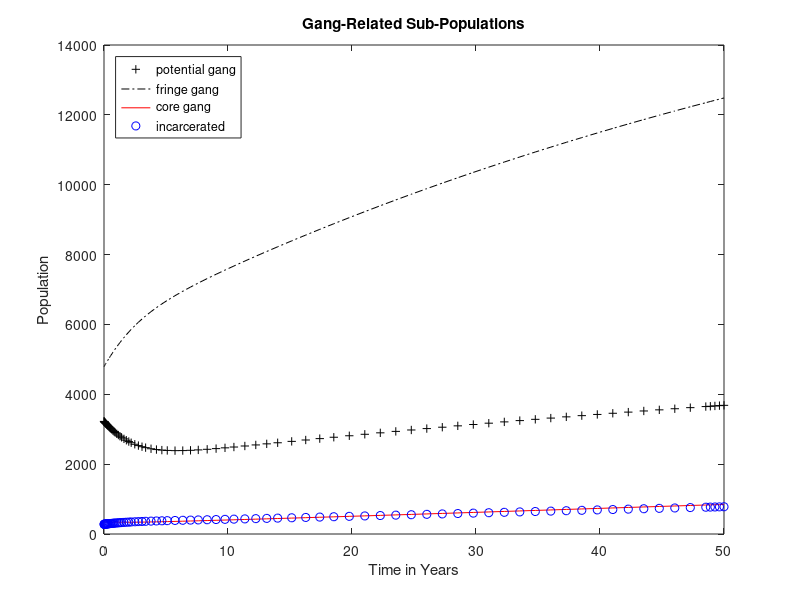

Recreate this plot in MATLAB.
%%  GANG MODEL 
clear all;close all; format long;
%% ASSIGN RATE CONSTANTS
delta = 0.02; lambda = 0.053; sigma=.08; gamma=.6;
A = 324; q = .0145; Beta1 = 0.71; Beta2 = 0.21;
alpha = 0.1265; Phi = 0.115; f = 0.44; rho = 0.2;
mu = 0.00823; murder = .0503;
%% DEFINE GANG MODEL EQUATIONS
%% Variables: T=y(1),N=y(2),S=y(3),G=y(4),R=y(5). 
F = @(t,y) [A-mu*y(1)-murder*y(4);
 A-q*y(4)-Beta1*(y(3)+y(4))*(y(2)/y(1))+alpha*y(3)+f*rho*y(5)-mu*y(2)+lambda*(1+y(2)/y(1))*y(4);
 q*y(4)+Beta1*(y(3)+y(4))*(y(2)/y(1))-Beta2*((y(3)*y(4))/y(1))-(alpha+mu)*y(3)-delta*y(2);
 Beta2*((y(3)*y(4))/y(1))+(1-f)*rho*y(5)-(Phi+murder+mu)*y(4)-lambda*(1+ y(2)/y(1))* y(4);
 Phi*y(4)-(rho+mu)*y(5)+delta*y(2)];
%% SOLVE ODE SYSTEM NUMERICALLY
[t,X]=ode45(F,[0 50],[8640 3224 4792 346 278]);
%% PLOT SOLUTIONS
figure 
plot(t,X(:,2),'k+'); % N=POTENTIAL GANG
hold on 
plot(t,X(:,3),'k-.'); % S=FRINGE GANG
hold on 
plot(t,X(:,4),'r'); % G=CORE GANG
hold on 
plot(t,X(:,5),'bo'); % R=INCARCERATED
hold off
title('Gang-Related Sub-Populations'); xlabel('Time in Years'); ylabel('Population');
legend('potential gang', 'fringe gang', 'core gang', 'incarcerated','location','northwest');